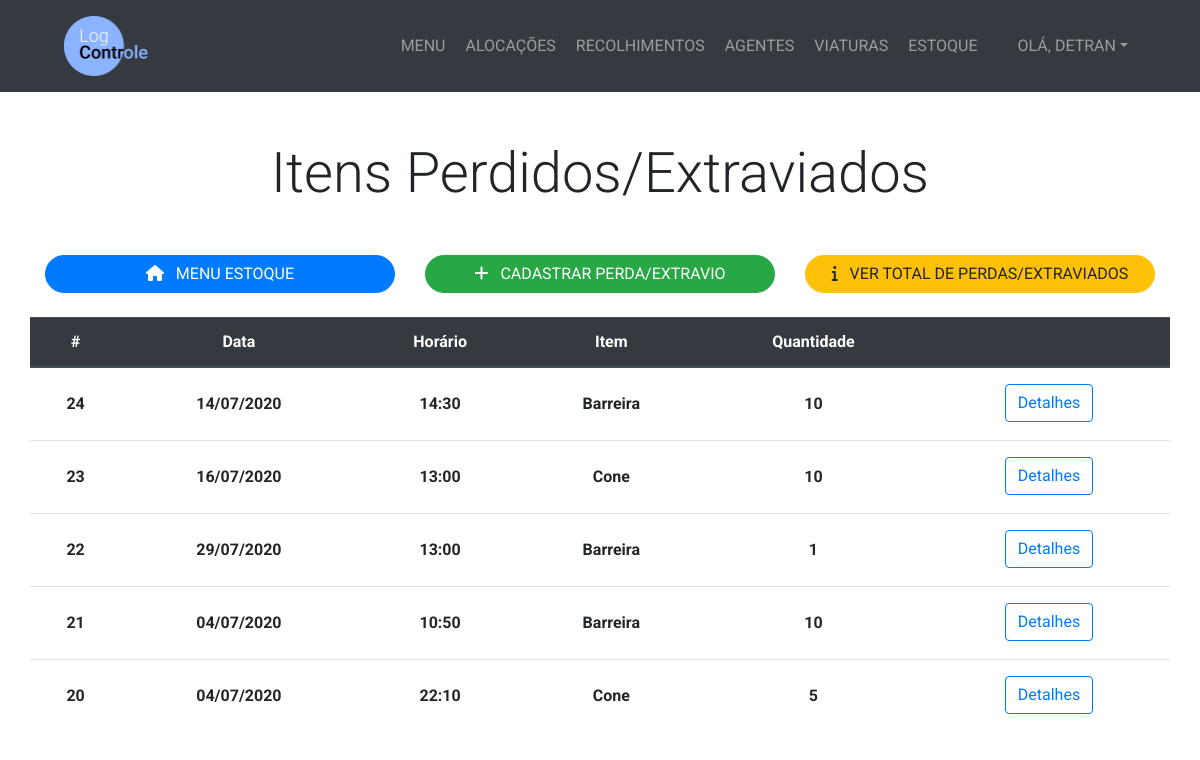
Page /estoque/itens-perdidos-extraviados/ (signed in) on the earlier database version.
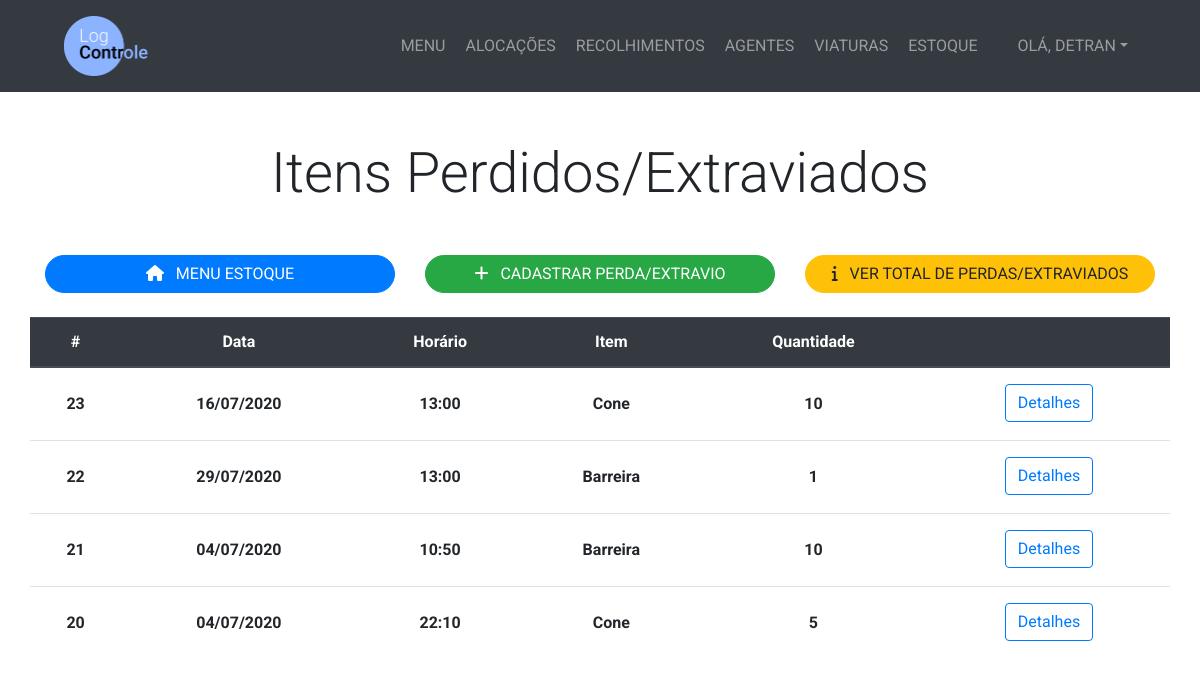
Same page on the later database version.
### management/models.py (models this page shows, shortened)
class ItemPerdidoExtraviado(models.Model):
    data = models.DateField()
    horario = models.TimeField()
    alocacao = models.ForeignKey(Alocacao, on_delete=models.PROTECT)
    quantidade = models.IntegerField()

class Alocacao(models.Model):
    TURNO_CHOICES = (
        ('Manhã', 'Manhã'),
        ('Tarde', 'Tarde'),
        ('Noite', 'Noite'),
        ('Madrugada', 'Madrugada')
    )
    STATUS_CHOICES = (
        ('Aberto', 'Aberto'),
        ('Fechado', 'Fechado'),
        ('Desativado', 'Desativado')
    )
    data = models.DateField()
    horario = models.TimeField()
    item = models.ForeignKey(Item, on_delete=models.PROTECT)
    quantidade = models.IntegerField()
    turno = models.CharField(max_length=10, choices=TURNO_CHOICES)
    viatura = models.ForeignKey(Viatura, on_delete=models.PROTECT, blank=True, null=True)
    rua = models.CharField(max_length=200)
    numero = models.CharField(max_length=10)
    bairro = models.CharField(max_length=25)
    complemento = models.CharField(max_length=25, blank=True)
    motivo = models.CharField(max_length=100, blank=True)
    cadastrador = models.ForeignKey(User, on_delete=models.PROTECT)
    status = models.CharField(max_length=11, choices=STATUS_CHOICES, default='Fechado')

class Item(models.Model):
    nome = models.CharField(max_length=100)

### management/views.py (the view)
# urls.py: path('estoque/itens-perdidos-extraviados/', views.menu_item_perdido, name='menu_item_perdido'),
@login_required
def menu_item_perdido(request):
    itensperdidos = ItemPerdidoExtraviado.objects.all().order_by('-id')
    alocacoes = Alocacao.objects.filter(status='Aberto')
    return render(request, 'management/menu_item_perdido.html', {'itensperdidos':itensperdidos, 'alocacoes':alocacoes})

### management/templates/management/menu_item_perdido.html (shortened to what this page needs)
{% extends 'management/base.html' %}
{% block content %}
  <section class="py-5">
    <div class="container">
      <h1 class="display-4 text-center mb-5">Itens Perdidos/Extraviados</h1>
      <div class="row justify-content-center">
        <div class="col-lg-4">
          <a href="{% url 'menu_estoque' %}" class="btn btn-primary btn-block rounded-pill"><i class="fas fa-home mr-2"></i> MENU ESTOQUE</a>
        </div>
        <div class="col-lg-4">
          <a href="#" data-toggle="modal" data-target="#item-perdido-modal" class="btn btn-success btn-block rounded-pill"><i class="fas fa-plus mr-2"></i> CADASTRAR PERDA/EXTRAVIO</a>
        </div>
        <div class="col-lg-4">
          <a href="{% url 'total_item_perdido' %}" class="btn btn-warning btn-block rounded-pill"><i class="fas fa-info mr-2"></i> VER TOTAL DE PERDAS/EXTRAVIADOS</a>
        </div>
      </div>
      <div class="row justify-content-center mt-4">
        <div class="table-responsive" id="tabela-colaboracao">
          <table class="table table-hover">
            <thead class="thead-dark">
              <tr>
                <th scope="col" class="text-center">#</th>
                <th scope="col" class="text-center">Data</th>
                <th scope="col" class="text-center">Horário</th>
                <th scope="col" class="text-center">Item</th>
                <th scope="col" class="text-center">Quantidade</th>
                <th scope="col" class="text-center"></th>
              </tr>
            </thead>
            <tbody>
              {% for itemperdido in itensperdidos %}
                <tr>
                  <th scope="row" class="text-center py-4">{{ itemperdido.id }}</th>
                  <th scope="row" class="text-center py-4">{{ itemperdido.data|date:'d/m/Y' }}</th>
                  <th scope="row" class="text-center py-4">{{ itemperdido.horario|date:'H:i' }}</th>
                  <th scope="row" class="text-center py-4">{{ itemperdido.alocacao.item.nome }}</th>
                  <th scope="row" class="text-center py-4">{{ itemperdido.quantidade }}</th>
                  <th scope="row" class="text-center py-3"><a href="{% url 'detalhe_item_perdido' itemperdido.id %}" class="btn btn-outline-primary">Detalhes</a></th>
                </tr>
              {% endfor %}
            </tbody>
          </table>
        </div>
      </div>
    </div>
  </section>
{% endblock %}

Differences in the rows shown:
removed ItemPerdidoExtraviado: id "24", data "14/07/2020", horario "14:30", alocacao.item.nome "Barreira", quantidade "10"
